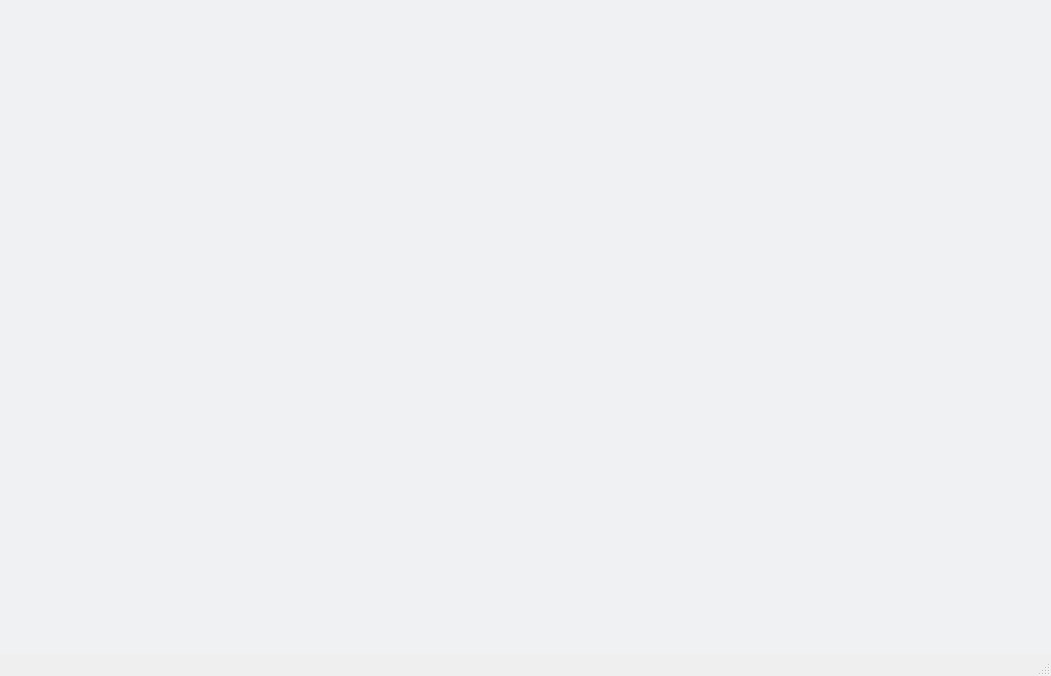
<?xml version="1.0" encoding="UTF-8"?>
<ui version="4.0">
 <class>MainWindow</class>
 <widget class="QMainWindow" name="MainWindow">
  <property name="geometry">
   <rect>
    <x>0</x>
    <y>0</y>
    <width>1051</width>
    <height>676</height>
   </rect>
  </property>
  <property name="windowTitle">
   <string>MainWindow</string>
  </property>
  <property name="windowIcon">
   <iconset resource="HTDEMO.qrc">
    <normaloff>:/ico/skin/casc2.ico</normaloff>:/ico/skin/casc2.ico</iconset>
  </property>
  <widget class="QWidget" name="centralWidget">
   <property name="styleSheet">
    <string notr="true">.QWidget
{
	background-color: rgb(240, 241, 243);
}</string>
   </property>
   <layout class="QHBoxLayout" name="horizontalLayout">
    <property name="spacing">
     <number>0</number>
    </property>
    <property name="margin">
     <number>0</number>
    </property>
    <item>
     <widget class="QWidget" name="widget" native="true">
      <property name="sizePolicy">
       <sizepolicy hsizetype="Minimum" vsizetype="Preferred">
        <horstretch>1</horstretch>
        <verstretch>0</verstretch>
       </sizepolicy>
      </property>
      <property name="styleSheet">
       <string notr="true"/>
      </property>
     </widget>
    </item>
    <item>
     <widget class="QWidget" name="widget_4" native="true">
      <property name="sizePolicy">
       <sizepolicy hsizetype="Preferred" vsizetype="Preferred">
        <horstretch>10</horstretch>
        <verstretch>0</verstretch>
       </sizepolicy>
      </property>
      <layout class="QVBoxLayout" name="verticalLayout">
       <property name="spacing">
        <number>0</number>
       </property>
       <property name="margin">
        <number>0</number>
       </property>
       <item>
        <widget class="QWidget" name="widget_2" native="true"/>
       </item>
       <item>
        <widget class="QWidget" name="widget_3" native="true">
         <property name="sizePolicy">
          <sizepolicy hsizetype="Preferred" vsizetype="Minimum">
           <horstretch>0</horstretch>
           <verstretch>0</verstretch>
          </sizepolicy>
         </property>
        </widget>
       </item>
      </layout>
     </widget>
    </item>
   </layout>
  </widget>
  <widget class="QStatusBar" name="statusBar"/>
  <action name="action">
   <property name="text">
    <string>灵敏度测试</string>
   </property>
  </action>
  <action name="action_2">
   <property name="text">
    <string>空口协议测试</string>
   </property>
  </action>
  <action name="action_3">
   <property name="text">
    <string>自干扰抑制初始化</string>
   </property>
  </action>
  <action name="action_4">
   <property name="text">
    <string>滤波器设置</string>
   </property>
  </action>
  <action name="action_5">
   <property name="text">
    <string>标签盘点模式</string>
   </property>
  </action>
  <action name="action_11">
   <property name="text">
    <string>RF开关</string>
   </property>
  </action>
  <action name="action_13">
   <property name="text">
    <string>IP设置</string>
   </property>
  </action>
  <action name="action_6">
   <property name="text">
    <string>退出</string>
   </property>
  </action>
  <action name="action_8">
   <property name="text">
    <string>退出</string>
   </property>
  </action>
  <action name="action_9">
   <property name="text">
    <string>版本/关于</string>
   </property>
  </action>
  <action name="action_10">
   <property name="text">
    <string>获取帮助</string>
   </property>
  </action>
  <action name="action_12">
   <property name="text">
    <string>调制深度</string>
   </property>
  </action>
  <action name="action_7">
   <property name="text">
    <string>发码斜率</string>
   </property>
  </action>
  <action name="action_16">
   <property name="text">
    <string>保密模块</string>
   </property>
  </action>
  <action name="action_18">
   <property name="text">
    <string>保密模块</string>
   </property>
  </action>
  <action name="actionUDP">
   <property name="text">
    <string>UDP获取信息</string>
   </property>
  </action>
 </widget>
 <layoutdefault spacing="6" margin="11"/>
 <resources>
  <include location="HTDEMO.qrc"/>
 </resources>
 <connections/>
</ui>
